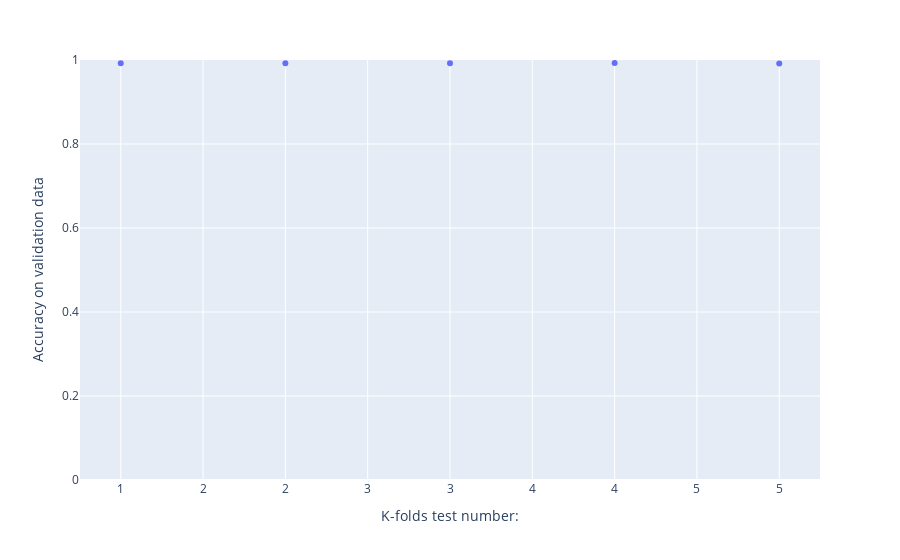

This figure's notebook cell:
### Code cell
print(final[0])
tests = list(range(1,len(final[0])+1))

fig = px.scatter(x = tests, y = final[0], labels=dict(x="K-folds test number:", y="Accuracy on validation data"))

fig.update_layout(xaxis={'tickformat': ',d'})
fig.update_layout(yaxis_range=[0,1])

### Figure 1 — Plotly figure (JSON) as saved in the notebook; plotly's stock layout.template omitted (floating-point values rounded to 4 significant figures)
{"data": [{"hovertemplate": "K-folds test number:=%{x}<br>Accuracy on validation data=%{y}<extra></extra>", "legendgroup": "", "marker": {"color": "#636efa", "symbol": "circle"}, "mode": "markers", "name": "", "orientation": "v", "showlegend": false, "type": "scatter", "x": [1, 2, 3, 4, 5], "xaxis": "x", "y": [0.9924, 0.9921, 0.9921, 0.993, 0.9915], "yaxis": "y"}], "layout": {"legend": {"tracegroupgap": 0}, "margin": {"t": 60}, "xaxis": {"anchor": "y", "domain": [0, 1], "tickformat": ",d", "title": {"text": "K-folds test number:"}}, "yaxis": {"anchor": "x", "domain": [0, 1], "range": [0, 1], "title": {"text": "Accuracy on validation data"}}}}
